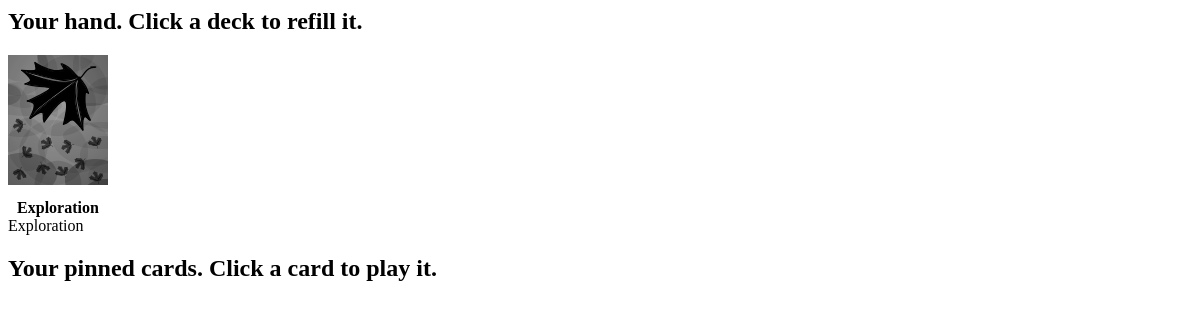
Before: /game (signed in) with the older database file.
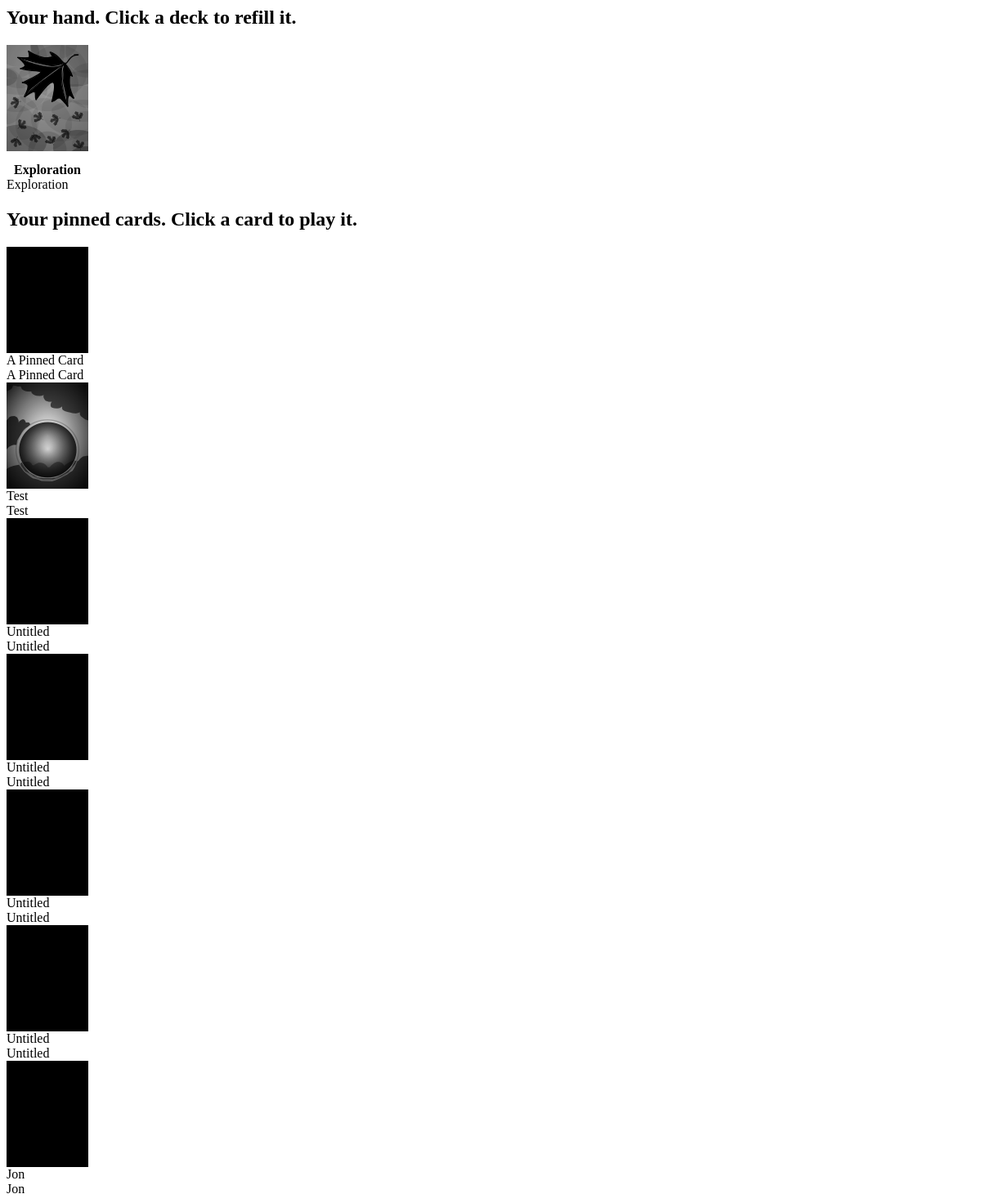
After: the same page with the newer database file.
### app/models.py (models this page shows, shortened)
class Storylet(db.Model):
    id = db.Column(db.Integer, primary_key=True)
    title = db.Column(db.String)
    image = db.Column(db.String)
    description = db.Column(db.Text)
    branches = db.relationship('Branch', backref='parent_storylet', lazy='dynamic')
    deck = db.Column(db.String)
    area = db.Column(db.String)
    urgency = db.Column(db.String)
    order = db.Column(db.Integer)
    notes = db.Column(db.Text)
    escapable = db.Column(db.Boolean)
    tag = db.Column(db.String)
    user_id = db.Column(db.Integer, db.ForeignKey('user.id'))
    last_edit = db.Column(db.DateTime, default=datetime.utcnow())
    last_editor = db.Column(db.String)
    in_hand = db.relationship('Hand', backref='storylet', lazy='dynamic')

### app/game/routes.py (the view)
@bp.route('/game')
@login_required
def game():
    storylets = db.session.query(Storylet).filter(Storylet.deck == 'Pinned').order_by(Storylet.order).all()
    return render_template('game.html', storylets=storylets)

### app/models.py (called while the page is built)
@login.user_loader
def load_user(id):
    return User.query.get(int(id))

### app/routes.py (called while the page is built)
@app.before_request
def before_request():
    if current_user.is_authenticated:
        current_user.last_online = datetime.utcnow()
        db.session.commit()

### app/game/templates/game.html (shortened to what this page needs)
<div>
    <div class="main-header">
        <h2>Your hand. Click a deck to refill it.</h2>
    </div>
    <div style="display: flex;">
        <div id="card" class="boxshadow tooltip" style="margin-right: 20px" onclick="cardDraw()">
            <img src= "{{ url_for('static', filename='images/' + 'leaf.png') }}" class ="digitaleffect">
            <div style="position: relative; margin-top: 14px; text-align: center; font-weight: bold;">Exploration</div>
            <span>Exploration</span>
        </div>
    </div>
    <div class="main-header">
        <h2>Your pinned cards. Click a card to play it.</h2>
    </div>
    <div class="pinned-container">
        {% for storylet in storylets %}
            {% include 'card.html' %}
        {% endfor %}
    </div>
</div>

### app/game/templates/card.html
<div id="card" class="boxshadow tooltip" onclick="callStorylet({{ storylet.id }})">
    <img src= "{{ url_for('static', filename='images/' + storylet.image) }}" class ="digitaleffect">
    <div class="card-name boxshadow">{{ storylet.title }}</div>
    <span>{{ storylet.title }}</span>
</div>

Changed rows visible on the page:
added Storylet: image (picture), title "A Pinned Card"
added Storylet: image (picture), title "Test"
added Storylet: image (picture), title "Untitled"
added Storylet: image (picture), title "Untitled"
added Storylet: image (picture), title "Untitled"
added Storylet: image (picture), title "Untitled"
added Storylet: image (picture), title "Jon"
